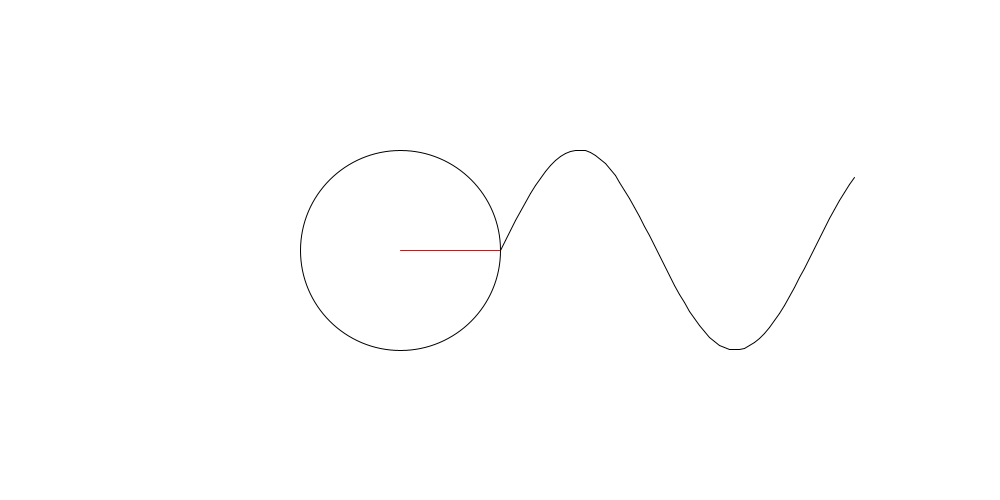
Frame 1 (no input)
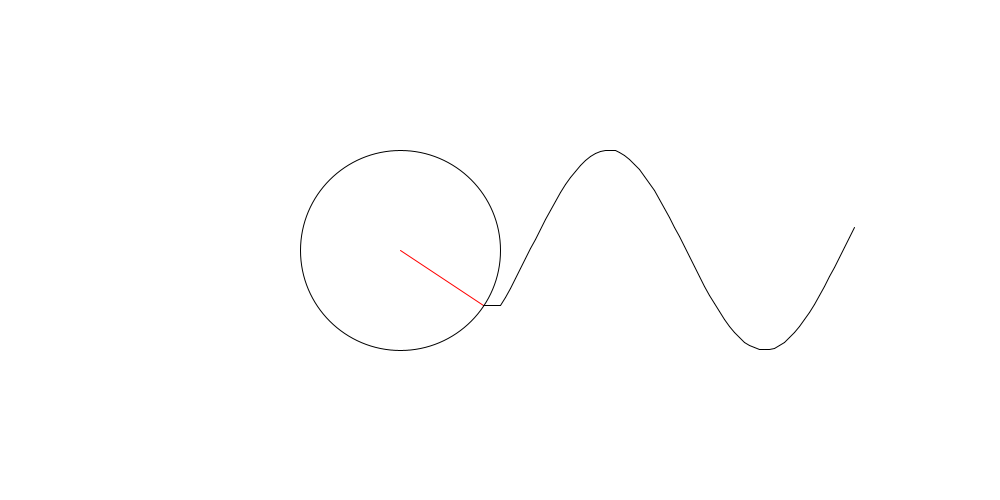
Frame 60 (the mouse pressed at the canvas centre just before this capture)
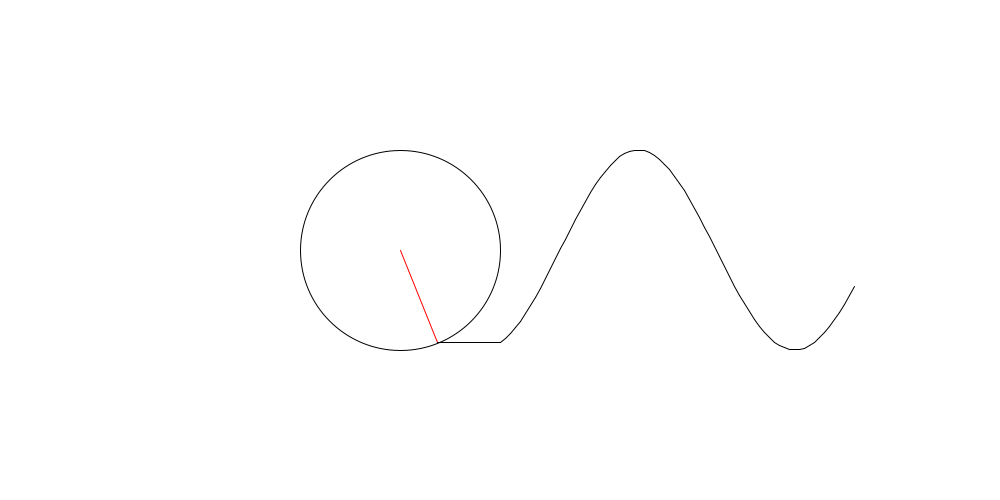
Frame 120 (the mouse held since frame 60 and released just before this capture)

The Processing sketch that drew these frames (run headless with seeded random() and noise(); from frame 60 on, the mouse is pressed at the canvas centre):

// Processing sketch: Objects
// ── Objects.pde
//TESTER
float t = 0; //theta
float inc = 0.1; // space between points on sin curve

void setup(){
  size(1000,500);
  pixelDensity(2); // for retina displays
}

void draw(){
   background(255);
   Circle c = new Circle(-2.0,0.0,2.0);
   c.display();
   for(float i = 0; i <= 7; i += inc){
      Line l = new Line(i,2*sin(i+t),i + inc,2*sin(i + inc + t)); 
      l.display();
   }
   Line k = new Line(-2,0,2*cos(t) - 2, 2*sin(t),255,0,0);
   Line m = new Line(2*cos(t) - 2, 2*sin(t), 0, 2*sin(t));
   k.display();
   m.display();
   
   t -=0.01;
   
   
}



/**
This class provides methods for drawing lines. 
Still a work in progress. 
**/
class Line{
  float scaleFactor;  // 
  float rVal, gVal, bVal;
  float thickness;
  boolean dashed = false;
  
  PVector start; // Starting point 
  PVector end; // Ending point
  
  
  public Line(float x1, float y1, float x2, float y2){
    start = new PVector(x1,-y1);
    end = new PVector(x2,-y2);
    
     // scaleFactor defaults to 50.00 
     // This means that one unit of length corresponds to fifty pixels
     // pixelWeight defaults to 2.00, i.e. all lines are 2 pixels wide
     scaleFactor = 50.00; 
     thickness = 1.00;
     
    // scale the line
    start.mult(50);
    end.mult(50);
  }
  
  public Line(float x1, float y1, float x2, float y2, float rVal, float gVal, float bVal){
    this(x1, y1, x2, y2);
    this.rVal = rVal;
    this.gVal = gVal;
    this.bVal = bVal;
  }
  
  // Draws the line on the canvas
  public void display(){
     strokeWeight(thickness); // sets thickness of lines
     stroke(rVal,gVal,bVal);
     pushMatrix(); // start transformation
     
     translate(width/2,height/2); // moves origin to center of screen
     line(start.x, start.y, end.x, end.y); // draws the line
     
     popMatrix(); // end transformation
  }
  
  // Returns the a PVector at the midPoint of 
  public PVector getMidpoint(){
      return new PVector((start.x + end.x)/2, (start.y + end.y)/2);
  }
  
  public void setScale(float scaleFactor){
     // Normalize the vector
     
     // set new scaleFactor and multiply
     this.scaleFactor = scaleFactor;  
  }
  
  // set pixelWeight
  public void setThickness(float thickness){
     this.thickness = thickness;
  }
}

class Circle{
   float rad, x, y;
   float scaleFactor = 50;
   
   public Circle(float x, float y, float rad){
      this.rad = rad; 
      this.x = x;
      this.y = y;
   }
   
   public void display(){
     strokeWeight(1);
     stroke(0);
     pushMatrix(); // start transformation
     
     translate(width/2,height/2); // moves origin to center of screen
     ellipse(x*scaleFactor, -y*scaleFactor, 2*scaleFactor*rad, 2*scaleFactor*rad);
     
     popMatrix(); // end transformation
   }
}
